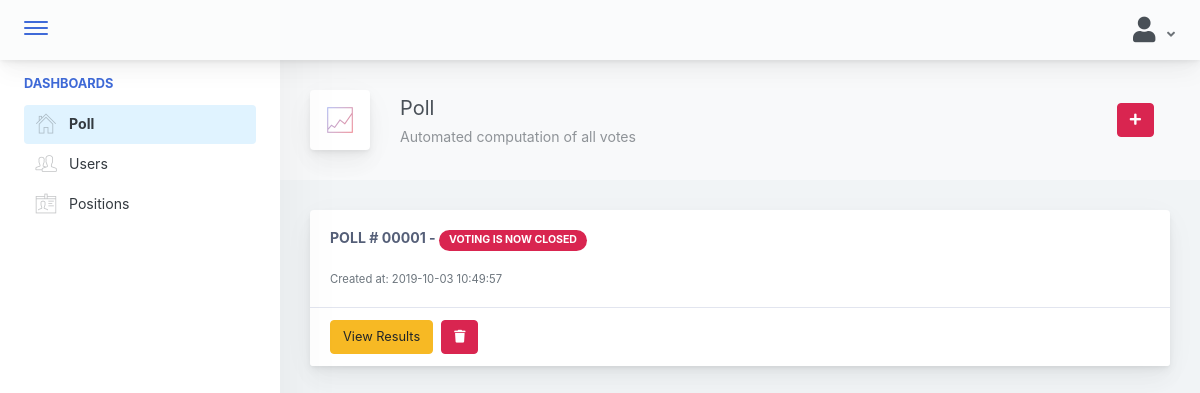
Before: /admin/pages/poll.php (signed in) with the older database file.
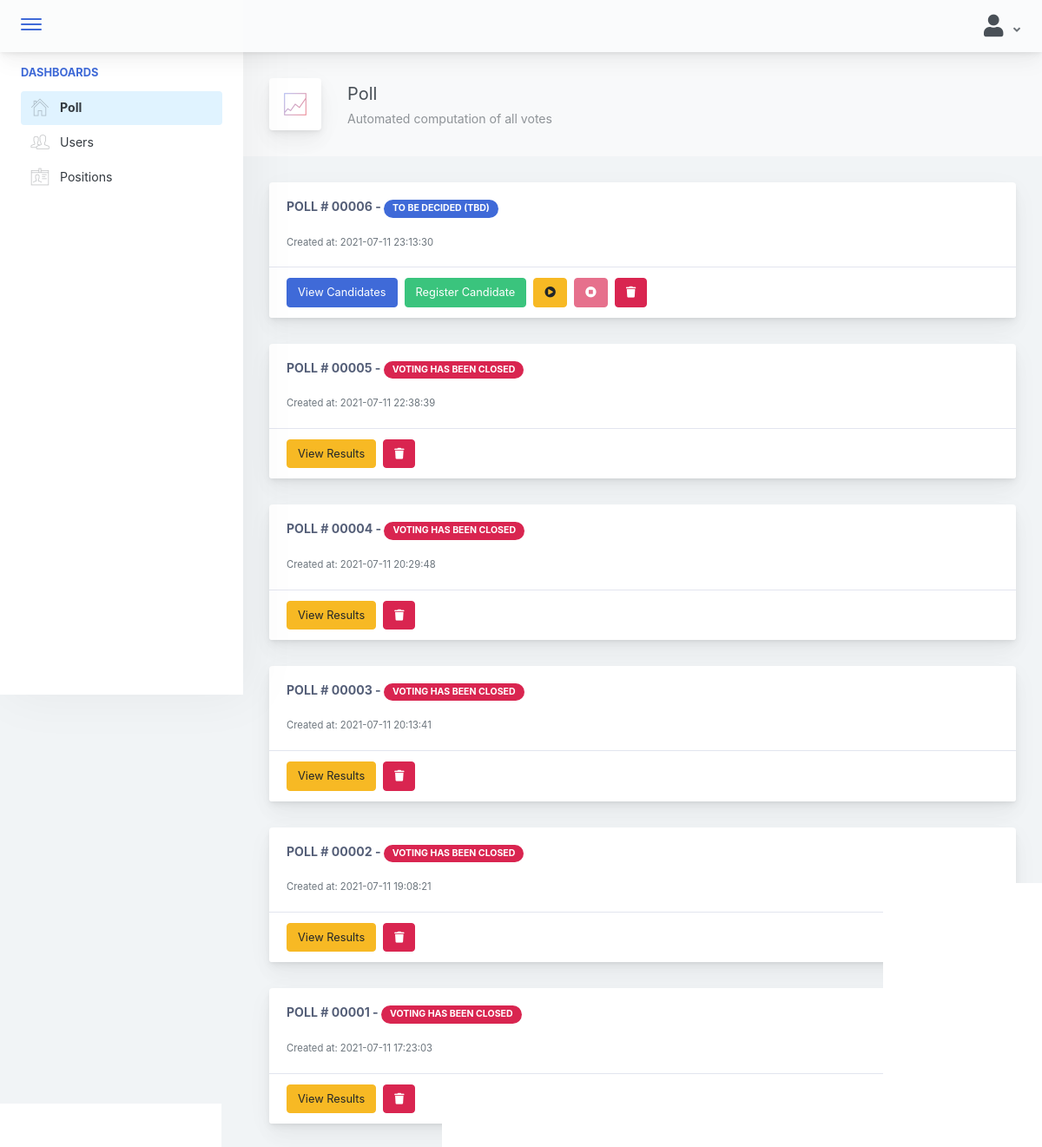
After: the same page with the newer database file.
### tables this page shows
CREATE TABLE `poll_file` (
  `poll_id` int NOT NULL AUTO_INCREMENT,
  `created_at` datetime NOT NULL,
  `started_at` datetime DEFAULT NULL,
  `end_at` datetime DEFAULT NULL,
  `poll_status` int NOT NULL,
  PRIMARY KEY (`poll_id`)
);

CREATE TABLE `status_file` (
  `status_id` int NOT NULL AUTO_INCREMENT,
  `status_name` varchar(50) NOT NULL,
  PRIMARY KEY (`status_id`)
);

### model/select_queries.php (called while the page is built, shortened)
<?php
	class Select
	{
        private $conn;
		public function __construct($db){
			$this->conn = $db;
		}
		public function getPositions(){
			$query = " SELECT * FROM positions_file";
			$this->conn->setAttribute( PDO::ATTR_ERRMODE, PDO:: ERRMODE_WARNING);
			$sel = $this->conn->prepare($query);
			$sel->execute();
			return $sel;
        }
		public function getPoll(){
			$query = " SELECT LPAD(poll_id, 5, '0') as poll_no, poll_id, poll_status, status_name, created_at, (SELECT poll_id FROM poll_file ORDER BY poll_id DESC LIMIT 1) as latest_poll FROM poll_file, status_file WHERE poll_status=status_id ORDER BY poll_id DESC";
			$this->conn->setAttribute( PDO::ATTR_ERRMODE, PDO:: ERRMODE_WARNING);
			$sel = $this->conn->prepare($query);
			$sel->execute();
			return $sel;
        }
		public function getPresident($status){
			$query = " SELECT * FROM poll_file, poll_detail_file, users_profile WHERE poll_detail_file.poll_status='".$status."' AND poll_detail_file.pos_id=1 AND user_id=voters_id AND poll_file.poll_id=poll_no AND poll_file.poll_id=?";
			$this->conn->setAttribute( PDO::ATTR_ERRMODE, PDO:: ERRMODE_WARNING);
			$sel = $this->conn->prepare($query);
			$sel->bindParam(1, $this->poll_id);
			$sel->execute();
			return $sel;
        }
		public function getVicePresident($status){
			$query = " SELECT * FROM poll_file, poll_detail_file, users_profile WHERE poll_detail_file.poll_status='".$status."' AND poll_detail_file.pos_id=2 AND user_id=voters_id AND poll_file.poll_id=poll_no AND poll_file.poll_id=?";
			$this->conn->setAttribute( PDO::ATTR_ERRMODE, PDO:: ERRMODE_WARNING);
			$sel = $this->conn->prepare($query);
			$sel->bindParam(1, $this->poll_id);
			$sel->execute();
			return $sel;
        }
		public function getSecretary($status){
			$query = " SELECT * FROM poll_file, poll_detail_file, users_profile WHERE poll_detail_file.poll_status='".$status."' AND poll_detail_file.pos_id=3 AND user_id=voters_id AND poll_file.poll_id=poll_no AND poll_file.poll_id=?";
			$this->conn->setAttribute( PDO::ATTR_ERRMODE, PDO:: ERRMODE_WARNING);
			$sel = $this->conn->prepare($query);
			$sel->bindParam(1, $this->poll_id);
			$sel->execute();
			return $sel;
        }
		public function getTreasurer($status){
			$query = " SELECT * FROM poll_file, poll_detail_file, users_profile WHERE poll_detail_file.poll_status='".$status."' AND poll_detail_file.pos_id=4 AND user_id=voters_id AND poll_file.poll_id=poll_no AND poll_file.poll_id=?";
			$this->conn->setAttribute( PDO::ATTR_ERRMODE, PDO:: ERRMODE_WARNING);
			$sel = $this->conn->prepare($query);
			$sel->bindParam(1, $this->poll_id);
			$sel->execute();
			return $sel;
        }
		public function getPIO($status){
			$query = " SELECT * FROM poll_file, poll_detail_file, users_profile WHERE poll_detail_file.poll_status='".$status."' AND poll_detail_file.pos_id=5 AND user_id=voters_id AND poll_file.poll_id=poll_no AND poll_file.poll_id=?";
			$this->conn->setAttribute( PDO::ATTR_ERRMODE, PDO:: ERRMODE_WARNING);
			$sel = $this->conn->prepare($query);
			$sel->bindParam(1, $this->poll_id);
			$sel->execute();
			return $sel;
        }
		public function getAuditor($status){
			$query = " SELECT * FROM poll_file, poll_detail_file, users_profile WHERE poll_detail_file.poll_status='".$status."' AND poll_detail_file.pos_id=6 AND user_id=voters_id AND poll_file.poll_id=poll_no AND poll_file.poll_id=?";
			$this->conn->setAttribute( PDO::ATTR_ERRMODE, PDO:: ERRMODE_WARNING);
			$sel = $this->conn->prepare($query);
			$sel->bindParam(1, $this->poll_id);
			$sel->execute();
			return $sel;
        }
		public function getSergeantAtArms($status){
			$query = " SELECT * FROM poll_file, poll_detail_file, users_profile WHERE poll_detail_file.poll_status='".$status."' AND poll_detail_file.pos_id=7 AND user_id=voters_id AND poll_file.poll_id=poll_no AND poll_file.poll_id=?";
			$this->conn->setAttribute( PDO::ATTR_ERRMODE, PDO:: ERRMODE_WARNING);
			$sel = $this->conn->prepare($query);
			$sel->bindParam(1, $this->poll_id);
			$sel->execute();
			return $sel;
        }
		public function getRepresentatives($status){
			$query = " SELECT * FROM poll_file, poll_detail_file, users_profile WHERE poll_detail_file.poll_status='".$status."' AND poll_detail_file.pos_id=8 AND user_id=voters_id AND poll_file.poll_id=poll_no AND poll_file.poll_id=?";
			$this->conn->setAttribute( PDO::ATTR_ERRMODE, PDO:: ERRMODE_WARNING);
			$sel = $this->conn->prepare($query);
			$sel->bindParam(1, $this->poll_id);
			$sel->execute();
			return $sel;
        }
		public function hasOpenVotes(){
			$query = "SELECT COUNT(poll_id) as active_poll FROM poll_file WHERE poll_status=5 OR poll_status=3";
			$this->conn->setAttribute( PDO::ATTR_ERRMODE, PDO:: ERRMODE_WARNING);
			$sel = $this->conn->prepare($query);
			$sel->execute();
			return $sel;
        }
    }
?>

### admin/components/accordion.php (the view, shortened to what this page needs)
<div class="row">
    <div class="col-md-12">
        <?php
            $query = $select->getPoll();
            while($row = $query->fetch(PDO::FETCH_ASSOC)){
                $poll = $row['poll_no'];
                echo '
                <div class="main-card mb-3 card">
                    <div class="card-body">
                        <h5 class="card-title">POLL # '.$row['poll_no'].' - ';
                        if($row['poll_status'] == 4){
                            echo ' <div class="mb-2 mr-2 badge badge-pill badge-danger">'.$row['status_name'].'</div>';
                        }
                        else{
                            echo ' <div class="mb-2 mr-2 badge badge-pill badge-primary">'.$row['status_name'].'</div>';
                        }
                        echo '</h5>
                        <small class="form-text text-muted">Created at: '.$row['created_at'].'</small>
                        <div class="collapse mt-3" id="card-collapse'.$row['poll_id'].'">
                            <div class="col-md-12">
                                <div id="accordion-'.$poll.'" class="accordion-wrapper">
                                ';
                            echo'
                                </div>
                            </div>
                        </div>
                    </div>
                    <div class="card-footer">
                    ';
                        if($row['poll_status'] == 3){
                            echo '
                                <button type="button" data-toggle="collapse" href="#card-collapse'.$row['poll_id'].'" class="btn mr-2 btn-primary">View Candidates</button>
                                <button type="button" class="btn mr-2 mb-0 btn-success register-candidate-btn" value="'.$row['poll_no'].'" data-toggle="modal" data-target=".bd-example-modal-lg">Register Candidate</button>
                                <button type="button" class="btn mr-2 mb-0 btn-warning start" data-toggle="tooltip" title="Open for Voting" data-placement="bottom" value="'.$row['poll_no'].'" id="start-btn'.$row['poll_no'].'"><i class="fa fa-play-circle" aria-hidden="true"></i></button>
                                <button type="button" class="btn mr-2 mb-0 btn-danger stop" disabled data-toggle="tooltip" title="Close Voting" data-placement="bottom" value="'.$row['poll_no'].'" id="stop-btn'.$row['poll_no'].'"><i class="fa fa-stop-circle" aria-hidden="true"></i></button>
                                <button type="button" class="btn mr-2 mb-0 btn-danger delete" data-toggle="tooltip" title="Delete Poll" data-placement="bottom" value="'.$row['poll_no'].'" id="stop-btn'.$row['poll_no'].'"><i class="fa fa-trash" aria-hidden="true"></i></button>
                            ';
                        }
                        else{
                            if($row['poll_status'] == 4){
                                echo '
                                    <button type="button" data-toggle="collapse" href="#card-collapse'.$row['poll_id'].'" class="btn mr-2 btn-warning">View Results</button>
                                    <button type="button" class="btn mr-2 mb-0 btn-danger delete" data-toggle="tooltip" title="Close Voting" data-placement="bottom" value="'.$row['poll_no'].'" id="stop-btn'.$row['poll_no'].'"><i class="fa fa-trash" aria-hidden="true" title="Copy to use stop"></i></button>
                                ';
                            }
                        }
                    echo'
                    </div>
                </div>
                ';
            }
        ?>
    </div>
</div>

### admin/pages/poll.php (shortened to what this page needs)
<!doctype html>
<html lang="en">
<?php
    $page = 'Poll';
    include '../../admin/components/header.php';
    include '../../model/select_queries.php';
    $con = new connection();
    $db = $con->connect();
    $select = new Select($db);
?>
<body>
<div class="app-container app-theme-white body-tabs-shadow fixed-sidebar fixed-header">
    <?php
        include '../../admin/components/navbar.php';
        include '../../admin/components/sidebar.php';
        include '../../admin/components/semi-navbar.php';
        include '../../admin/components/accordion.php';
    ?>
</div>
</body>
</html>

### admin/components/header.php (shortened to what this page needs)
<head>
    <link href="../../main.css" rel="stylesheet">
    <link rel="stylesheet" href="../../assets/bootstrap-sweetalert/dist/sweetalert.css">
	<link rel="stylesheet" href="../../assets/css/datatable.bootstrap.min.css">
</head>

### admin/components/navbar.php (shortened to what this page needs)
<div class="app-header header-shadow">
    <div class="app-header__logo">
        <div>
            <button type="button" class="hamburger close-sidebar-btn hamburger--elastic" data-class="closed-sidebar">
                <span class="hamburger-box">
                    <span class="hamburger-inner"></span>
                </span>
            </button>
        </div>
    </div>
    <div class="app-header__content">
        <div class="app-header-right">
            <div class="header-btn-lg pr-0">
                <div class="widget-content p-0">
                    <div class="widget-content-wrapper">
                        <div class="widget-content-left">
                            <div class="btn-group">
                                <a data-toggle="dropdown" aria-haspopup="true" aria-expanded="false" class="p-0 btn">
                                    <i class="fa fa-user fa-2x"></i>
                                    <i class="fa fa-angle-down ml-2 opacity-8"></i>
                                </a>
                            </div>
                        </div>
                    </div>
                </div>
            </div>
        </div>
    </div>
</div>

### admin/components/sidebar.php (shortened to what this page needs)
<div class="app-main">
    <div class="app-sidebar sidebar-shadow">
            <div class="scrollbar-sidebar">
            <div class="app-sidebar__inner">
                <ul class="vertical-nav-menu">
                    <li class="app-sidebar__heading">Dashboards</li>
                    <li>
                        <a href="../../admin/pages/poll.php" class="<?php echo $page == "Poll" ? 'mm-active' : ''; ?>">
                            <i class="metismenu-icon pe-7s-home "></i>
                            Poll
                        </a>
                    </li>
                    <li>
                        <a href="../../admin/pages/users.php" class="<?php echo $page == "Users" ? 'mm-active' : ''; ?>">
                            <i class="metismenu-icon pe-7s-users "></i>
                            Users
                        </a>
                    </li>
                    <li>
                        <a href="../../admin/pages/positions.php" class="<?php echo $page == "Positions" ? 'mm-active' : ''; ?>">
                            <i class="metismenu-icon pe-7s-id "></i>
                            Positions
                        </a>
                    </li>
                </ul>
            </div>
        </div>
    </div>

### admin/components/semi-navbar.php (shortened to what this page needs)
<div class="app-main__outer">
    <div class="app-main__inner">
        <?php
            if($page == "Poll"){
                echo '
                    <div class="app-page-title">
                        <div class="page-title-wrapper">
                            <div class="page-title-heading">
                                <div class="page-title-icon">
                                    <i class="pe-7s-graph2 icon-gradient bg-amy-crisp">
                                    </i>
                                </div>
                                <div>Poll
                                    <div class="page-title-subheading">Automated computation of all votes
                                    </div>
                                </div>
                            </div>
                ';
                $result = $select->hasOpenVotes()->fetch(PDO::FETCH_ASSOC);
                if ($result['active_poll'] == 0) {
                    echo ' <div class="page-title-actions">
                            <button type="button" data-toggle="tooltip" title="Create Poll" data-placement="bottom" class="btn-shadow mr-3 btn btn-danger" id="create-poll-btn">
                                <i class="fa fa-plus"></i>
                            </button>
                        </div>  ';
                }
                echo '
                </div>
                    </div>
                ';
            }
        ?>

### admin/components/header.php (style rules this page uses)
body:not(.modal-open) { padding-right: 0px !important; }

Changed rows visible on the page:
removed poll_file: poll_no "00001", status_file.status_name "VOTING IS NOW CLOSED", created_at "2019-10-03 10:49:57"
added poll_file: poll_no "00006", status_file.status_name "TO BE DECIDED (TBD)", created_at "2021-07-11 23:13:30"
added poll_file: poll_no "00005", status_file.status_name "VOTING HAS BEEN CLOSED", created_at "2021-07-11 22:38:39"
added poll_file: poll_no "00004", status_file.status_name "VOTING HAS BEEN CLOSED", created_at "2021-07-11 20:29:48"
added poll_file: poll_no "00003", status_file.status_name "VOTING HAS BEEN CLOSED", created_at "2021-07-11 20:13:41"
added poll_file: poll_no "00002", status_file.status_name "VOTING HAS BEEN CLOSED", created_at "2021-07-11 19:08:21"
added poll_file: poll_no "00001", status_file.status_name "VOTING HAS BEEN CLOSED", created_at "2021-07-11 17:23:03"
